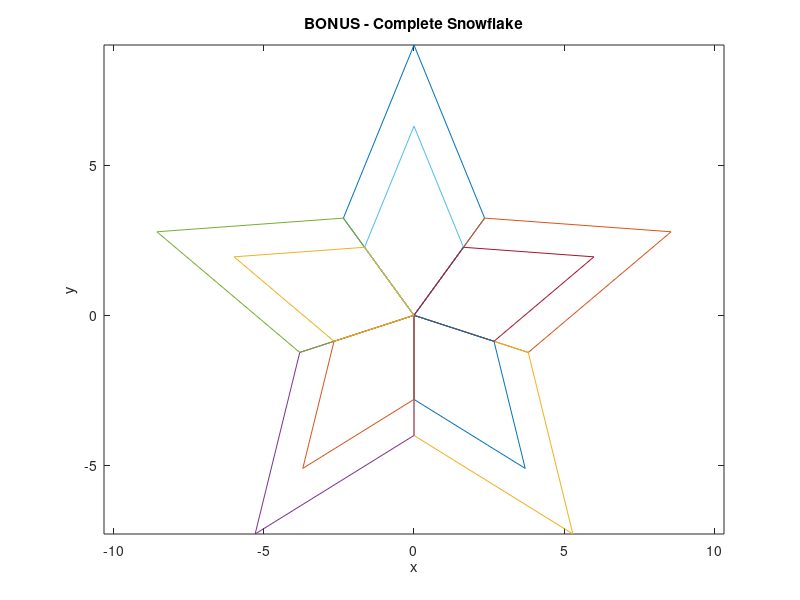

Here is the MATLAB script that generated this plot:
%Lawrence Custodio
%HW 1 Problem 4 - extraredit
clc; clear all; close all;
%Given coordinates:
A = [0;0];
B = [4*cos(54*pi/180);4*sin(54*pi/180)];
C = [0;9];
D = [4*cos(126*pi/180);4*sin(126*pi/180)];
x0=[A(1),B(1),C(1),D(1),A(1)];
y0=[A(2),B(2),C(2),D(2),A(2)];
%In Matrix Form:
init = [x0;y0;ones(1,length(x0))];

%Part1, Figure 1: Initial Shape
plot(x0,y0);hold on

%Parts 2-4: Defining each subsnowflake
theta = (72*pi)/180;
RC1 = [cos(theta) sin(theta) 0;
        -sin(theta) cos(theta) 0;
        0 0 1];
RC2 = [cos(2*theta) sin(2*theta) 0;
       -sin(2*theta) cos(2*theta) 0;
        0 0 1]; 
RC3 = [cos(3*theta) sin(3*theta) 0;
       -sin(3*theta) cos(3*theta) 0;
        0 0 1]; 
RC4 = [cos(4*theta) sin(4*theta) 0;
       -sin(4*theta) cos(4*theta) 0;
        0 0 1]; 
X1matrix = RC1*init;
X2matrix = RC2*init;
X3matrix = RC3*init;
X4matrix = RC4*init;

%X1
X1x = X1matrix(1,:);
X1y = X1matrix(2,:);
%X2
X2x = X2matrix(1,:);
X2y = X2matrix(2,:);
%X3
X3x = X3matrix(1,:);
X3y = X3matrix(2,:);
%X4
X4x = X4matrix(1,:);
X4y = X4matrix(2,:);

plot(X1x,X1y);
plot(X2x,X2y);
plot(X3x,X3y);
plot(X4x,X4y);

%Part 7: Scaling
scale = 0.7;
scx = [scale 0 0;
        0 scale 0;
        0 0 1];

s0 = scx*init;
s0x = s0(1,:);
s0y = s0(2,:);
plot(s0x,s0y);

s1 = scx*X1matrix;
s1x = s1(1,:);
s1y = s1(2,:);
plot(s1x,s1y);

s2 = scx*X2matrix;
s2x = s2(1,:);
s2y = s2(2,:);
plot(s2x,s2y);

s3 = scx*X3matrix;
s3x = s3(1,:);
s3y = s3(2,:);
plot(s3x,s3y);

s4 = scx*X4matrix;
s4x = s4(1,:);
s4y = s4(2,:);
plot(s4x,s4y);

title('BONUS - Complete Snowflake')
xlabel('x');ylabel('y');
axis equal